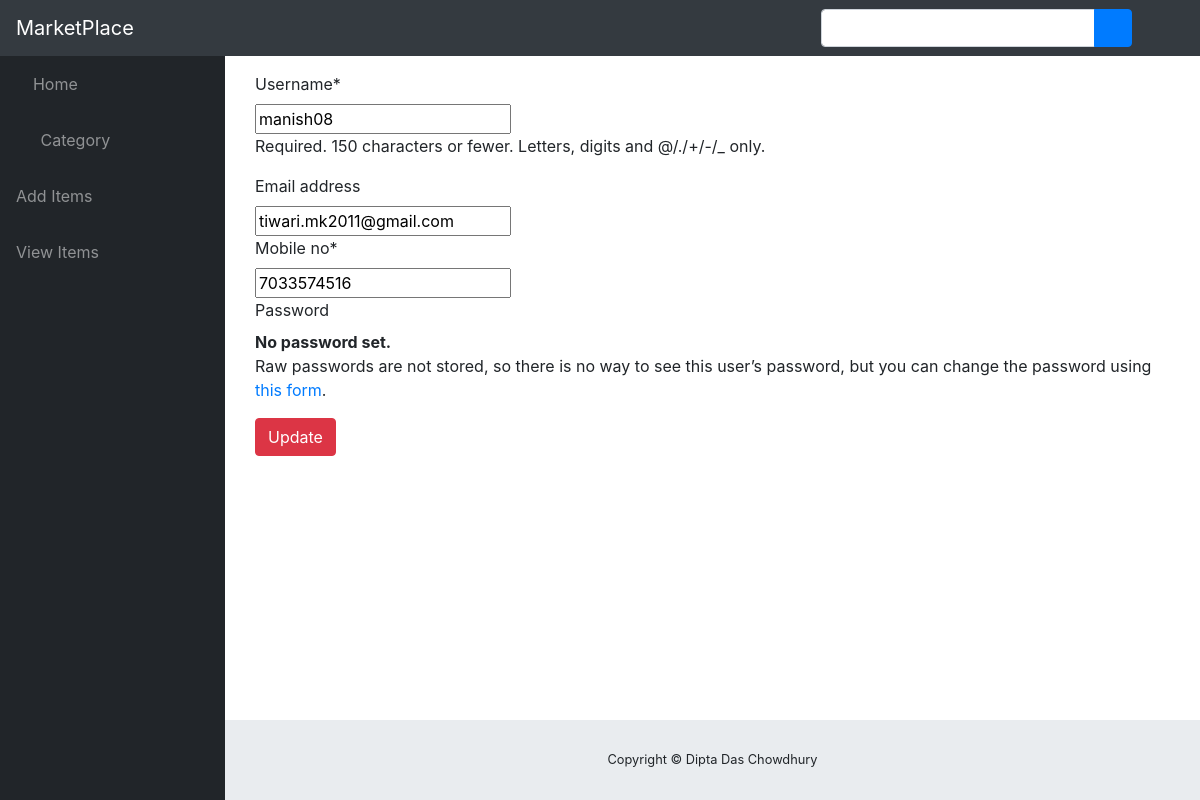
/accounts/profile/edit/ (signed in), run on an earlier commit of the app's database.
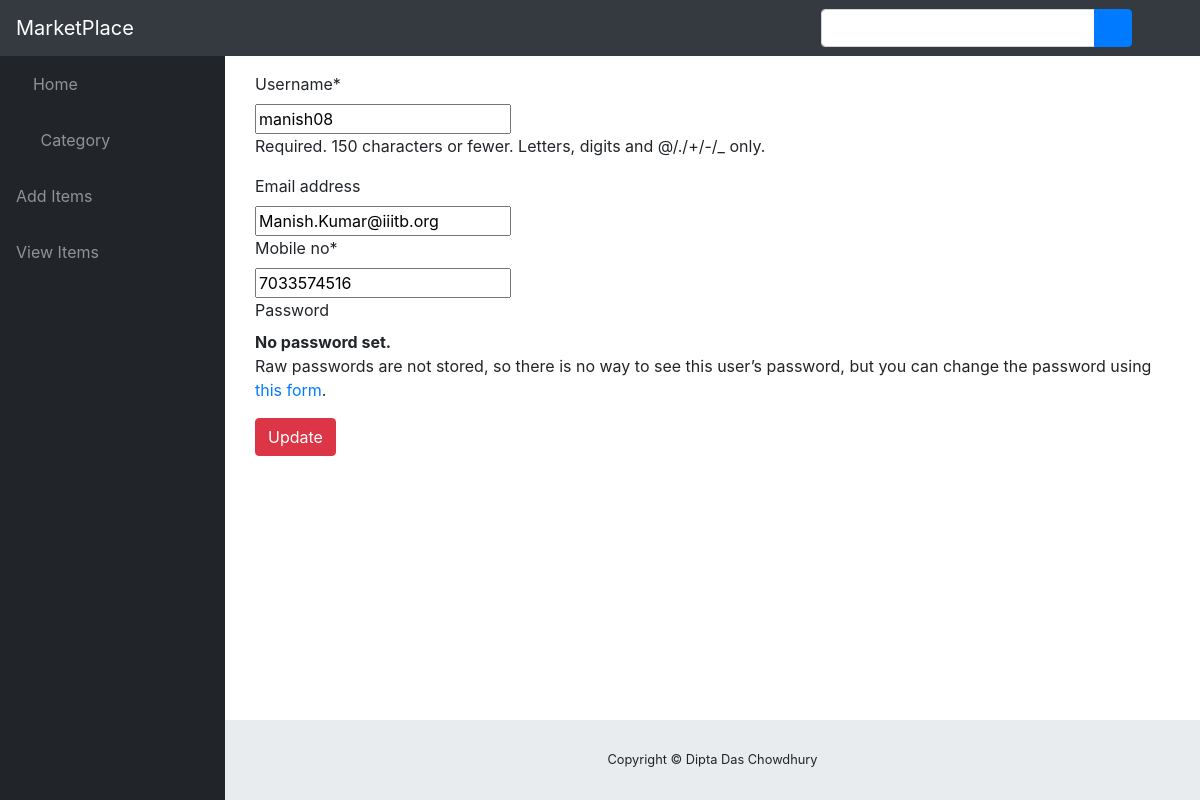
And on a later commit of the database.
### accounts/models.py (models this page shows, shortened)
class CustomUser(AbstractUser):
    mobile_no=models.CharField(max_length=120)

### accounts/views.py (the view)
@login_required
def edit_profile(request):
    if request.method == 'POST':
        form = CustomUserChangeForm(request.POST, instance=request.user)
        if form.is_valid():
            form.save()
            return redirect(reverse('edit_profile'))
    else:
        form = CustomUserChangeForm(instance=request.user)
        args = {'form': form}
        return render(request, 'registration/edit_profile.html', args)

### accounts/forms.py
class CustomUserChangeForm(UserChangeForm):
    class Meta:
        model = CustomUser
        fields = ('username', 'email','mobile_no')

### templates/registration/edit_profile.html (shortened to what this page needs)
{% extends 'first_app/basic.html' %}
{% load bootstrap3 %}
{% load crispy_forms_tags %}
{% load staticfiles %}
{% block content %}
<body>
  <div class="container">
      <form method="post">
          {{ form | crispy  }}
          <button type="submit" onclick="return confirm('Are you sure you want update your details?');"class="btn btn-danger">Update</button>
      </form>
      <br>
  </div>
</body>
{% endblock %}

### templates/first_app/basic.html (shortened to what this page needs)
<!DOCTYPE html>
{% load staticfiles %}
<html lang="en">
<head>
  <link href="{% static "vendor/fontawesome-free/css/all.min.css" %}" rel="stylesheet" type="text/css">
  <link href="{% static "vendor/datatables/dataTables.bootstrap4.css" %}"rel="stylesheet">
  <link href="{% static "css/abc.css" %}" rel="stylesheet">
  <link href="{% static "css/sb-admin.css" %}" rel="stylesheet">
</head>
<body id="page-top">
  <nav class="navbar navbar-expand navbar-dark bg-dark static-top">
    <a class="navbar-brand mr-1" href="">MarketPlace</a>
    <button class="btn btn-link btn-sm text-white order-1 order-sm-0" id="sidebarToggle" href="#">
      <i class="fas fa-bars"></i>
    </button>
    <form class="d-none d-md-inline-block form-inline ml-auto mr-0 mr-md-3 my-2 my-md-0" role="search" method="POST" action="{% url 'first_app:search' %}">
      <div class="input-group">
      <input type="text" class="form-control" name="search" value="">
        <div class="input-group-append">
          <button class="btn btn-primary" type="submit">
            <i class="fas fa-search"></i>
          </button>
        </div>
      </div>
    </form>
    <ul class="navbar-nav ml-auto ml-md-0">
      <li class="nav-item dropdown no-arrow">
        <a class="nav-link dropdown-toggle" href="#" id="userDropdown" role="button" data-toggle="dropdown" aria-haspopup="true" aria-expanded="false">
          <i class="fas fa-user-circle fa-fw">
          </i>
        </a>
      </li>
    </ul>
  </nav>
  <div id="wrapper">
    <ul class="sidebar navbar-nav">
      <li class="nav-item">
        <a class="nav-link" href="{% url 'first_app:product_list' %}">
          <i class="fas fa fa-home"></i>
          <span>Home</span>
        </a>
      </li>
      <li class="nav-item dropdown">
        <a class="nav-link dropdown-toggle" href="#" id="pagesDropdown" role="button" data-toggle="dropdown" aria-haspopup="true" aria-expanded="false">
          <i class="fas fa-fw fa-folder"></i>
          <span>Category</span>
        </a>
        <li class="nav-item">
          <a class="nav-link" href="{% url 'first_app:product_data' %}">
            <span>Add Items</span>
          </a>
        </li>
        <li class="nav-item">
          <a class="nav-link" href="{% url 'first_app:product_list' %}">
            <span>View Items</span>
          </a>
        </li>
      </li>
    </ul>
    <div id="content-wrapper">
      <div class="container-fluid">
        {% block content %}{% endblock %}
      </div>
      <footer class="sticky-footer">
        <div class="container my-auto">
          <div class="copyright text-center my-auto">
            <span>Copyright © Dipta Das Chowdhury</span>
          </div>
        </div>
      </footer>
    </div>
  </div>
</body>
</html>

What changed in the data, as far as the page shows it:
changed CustomUser "manish08": email "tiwari.mk2011@gmail.com" → "Manish.Kumar@iiitb.org"
